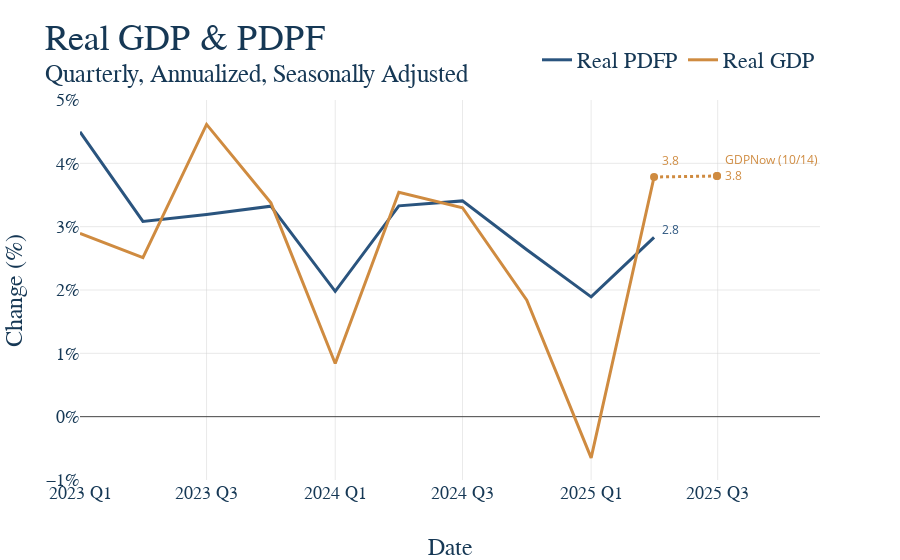

Here is the notebook cell this chart was saved with:
### Markdown cell above
5. Now that all our data is ready, make the graph and have it save itself as a .html file to graph_output whenver the notebooks is rerun. The name of the file should exactly match the notebook name. For instance, this file "example.ipynb" produces the graph "example.html." Nice work, you made a graph!

### Code cell
import numpy as np

# First make the figure
fig = go.Figure()


# Loop the columns of the dataframe and plot each as a separate trace
for col in joined_df.columns:
    fig.add_trace(
        go.Scatter(
            x=joined_df.index,
            y=joined_df[col],
            mode='lines',
            name=col
        )
    )

# Update the titles, using the html tage <sup> for a subtitle 
fig.update_layout(
    title = dict(text = 'Real GDP & PDPF<br><sup>Quarterly, Annualized, Seasonally Adjusted </sup>'),
    xaxis_title="Date",
    yaxis_title="Change (%)",
)

# This is graph specific, but here we want the y-axis to be percent signs 
fig.update_yaxes(
    tickformat=".2f%",
    ticksuffix="%",
    range=[-1, 5]
)

# Again, graph specific, we have a mutliyear series and want tick marks to be years
fig.update_xaxes(
    type='date',
    tickformat='%Y Q%q',
)

# Add a dotted line projecting Real GDP to the next quarter at 3.8

# Get the last date in the index and add one quarter
last_date = joined_df.index[-1]
next_quarter = (last_date + pd.offsets.QuarterEnd())

# Coordinates for the projection
x_proj = [last_date, next_quarter]
y_proj = [joined_df["Real GDP"].iloc[-1], 3.8]

fig.add_trace(
    go.Scatter(
        x=x_proj,
        y=y_proj,
        mode='lines+markers',
        name='Real GDP Projection',
        line=dict(dash='dot', color='#CF8B40'),
        marker=dict(color='#CF8B40', size=8, symbol='circle'),
        showlegend=False,
    )
)

# Add annotation above the projected point
fig.add_annotation(
    x=next_quarter,
    y=3.9,
    text="GDPNow (10/14)",
    showarrow=False,
    yanchor="bottom",
    xanchor="left",
    xshift=6,
    font=dict(color="#CF8B40")
)

ut.add_end_labels(fig = fig, offset=0.05)

# Show our figure (Dimensions may be off on different screen sizes)
fig.show()

# This should be the same for EVERY GRAPH!
# Save it to the graph_output folder with the name matching the file, as HTML
fig.write_html(GRAPH_OUTPUT_PATH / f"{GRAPH_NAME}.html")

### Figure 1 — Plotly figure (JSON) as saved in the notebook; plotly's stock layout.template omitted (floating-point values rounded to 4 significant figures)
{"data": [{"mode": "lines", "name": "Real PDFP", "type": "scatter", "x": ["2023-01-01T00:00:00.000000000", "2023-04-01T00:00:00.000000000", "2023-07-01T00:00:00.000000000", "2023-10-01T00:00:00.000000000", "2024-01-01T00:00:00.000000000", "2024-04-01T00:00:00.000000000", "2024-07-01T00:00:00.000000000", "2024-10-01T00:00:00.000000000", "2025-01-01T00:00:00.000000000", "2025-04-01T00:00:00.000000000"], "y": [4.497, 3.083, 3.193, 3.324, 1.979, 3.328, 3.407, 2.635, 1.892, 2.832]}, {"mode": "lines", "name": "Real GDP", "type": "scatter", "x": ["2023-01-01T00:00:00.000000000", "2023-04-01T00:00:00.000000000", "2023-07-01T00:00:00.000000000", "2023-10-01T00:00:00.000000000", "2024-01-01T00:00:00.000000000", "2024-04-01T00:00:00.000000000", "2024-07-01T00:00:00.000000000", "2024-10-01T00:00:00.000000000", "2025-01-01T00:00:00.000000000", "2025-04-01T00:00:00.000000000"], "y": [2.895, 2.511, 4.614, 3.376, 0.8394, 3.542, 3.299, 1.839, -0.6501, 3.784]}, {"line": {"color": "#CF8B40", "dash": "dot"}, "marker": {"color": "#CF8B40", "size": 8, "symbol": "circle"}, "mode": "lines+markers", "name": "Real GDP Projection", "showlegend": false, "type": "scatter", "x": ["2025-04-01T00:00:00", "2025-06-30T00:00:00"], "y": [3.784, 3.8]}, {"hoverinfo": "skip", "marker": {"color": "#2A547E", "size": 8, "symbol": "circle"}, "mode": "markers", "showlegend": false, "type": "scatter", "x": [1743465600000000000], "y": [2.832], "zorder": 3}, {"hoverinfo": "skip", "marker": {"color": "#CF8B40", "size": 8, "symbol": "circle"}, "mode": "markers", "showlegend": false, "type": "scatter", "x": [1743465600000000000], "y": [3.784], "zorder": 3}, {"hoverinfo": "skip", "marker": {"color": "#CF8B40", "size": 8, "symbol": "circle"}, "mode": "markers", "showlegend": false, "type": "scatter", "x": ["2025-06-30T00:00:00"], "y": [3.8], "zorder": 3}], "layout": {"annotations": [{"font": {"color": "#CF8B40"}, "showarrow": false, "text": "GDPNow (10/14)", "x": "2025-06-30T00:00:00", "xanchor": "left", "xshift": 6, "y": 3.9, "yanchor": "bottom"}, {"font": {"color": "#2A547E"}, "showarrow": false, "text": "2.8", "x": "2025-04-01T00:00:00.000000000", "xanchor": "left", "xshift": 6, "y": 2.963, "yanchor": "middle"}, {"font": {"color": "#CF8B40"}, "showarrow": false, "text": "3.8", "x": "2025-04-01T00:00:00.000000000", "xanchor": "left", "xshift": 6, "y": 4.047, "yanchor": "middle"}, {"font": {"color": "#CF8B40"}, "showarrow": false, "text": "3.8", "x": "2025-06-30T00:00:00", "xanchor": "left", "xshift": 6, "y": 3.801, "yanchor": "middle"}], "title": {"text": "Real GDP & PDPF<br><sup>Quarterly, Annualized, Seasonally Adjusted </sup>"}, "xaxis": {"tickformat": "%Y Q%q", "title": {"text": "Date"}, "type": "date"}, "yaxis": {"range": [-1, 5], "tickformat": ".2f%", "ticksuffix": "%", "title": {"text": "Change (%)"}}}}
